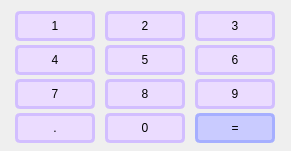
   <widget class="QWidget" name="layoutWidget">
    <property name="geometry">
     <rect>
      <x>140</x>
      <y>130</y>
      <width>291</width>
      <height>151</height>
     </rect>
    </property>
    <layout class="QGridLayout" name="gridLayout">
     <property name="sizeConstraint">
      <enum>QLayout::SetNoConstraint</enum>
     </property>
     <item row="3" column="0">
      <widget class="QPushButton" name="point">
       <property name="enabled">
        <bool>true</bool>
       </property>
       <property name="sizePolicy">
        <sizepolicy hsizetype="Minimum" vsizetype="Fixed">
         <horstretch>0</horstretch>
         <verstretch>0</verstretch>
        </sizepolicy>
       </property>
       <property name="minimumSize">
        <size>
         <width>80</width>
         <height>30</height>
        </size>
       </property>
       <property name="maximumSize">
        <size>
         <width>80</width>
         <height>30</height>
        </size>
       </property>
       <property name="styleSheet">
        <string notr="true">QPushButton {
    border-radius: 5px;
	background-color:rgb(235, 220, 255);
    color: rgb(0, 0, 0);
	font: 1000 18pt &quot;Calibri&quot;;
	border: 3px solid  rgb(210, 190, 255);
}

QPushButton:pressed {
    background-color: rgb(193, 138, 255);
	font-size: 25pt ;
}</string>
       </property>
       <property name="text">
        <string>.</string>
       </property>
      </widget>
     </item>
     <item row="0" column="2">
      <widget class="QPushButton" name="pushButton_3">
       <property name="sizePolicy">
        <sizepolicy hsizetype="Minimum" vsizetype="Minimum">
         <horstretch>0</horstretch>
         <verstretch>0</verstretch>
        </sizepolicy>
       </property>
       <property name="minimumSize">
        <size>
         <width>80</width>
         <height>30</height>
        </size>
       </property>
       <property name="maximumSize">
        <size>
         <width>80</width>
         <height>30</height>
        </size>
       </property>
       <property name="styleSheet">
        <string notr="true">QPushButton {
    border-radius: 5px;
	background-color:rgb(235, 220, 255);
    color: rgb(0, 0, 0);
	font: 600 17px &quot;Calibri&quot;;
	border: 3px solid  rgb(210, 190, 255);
}

QPushButton:pressed {
    background-color: rgb(193, 138, 255);
	font-size: 25px ;
}</string>
       </property>
       <property name="text">
        <string>3</string>
       </property>
      </widget>
     </item>
     <item row="0" column="1">
      <widget class="QPushButton" name="pushButton_2">
       <property name="sizePolicy">
        <sizepolicy hsizetype="Minimum" vsizetype="Minimum">
         <horstretch>0</horstretch>
         <verstretch>0</verstretch>
        </sizepolicy>
       </property>
       <property name="minimumSize">
        <size>
         <width>80</width>
         <height>30</height>
        </size>
       </property>
       <property name="maximumSize">
        <size>
         <width>80</width>
         <height>30</height>
        </size>
       </property>
       <property name="styleSheet">
        <string notr="true">QPushButton {
    border-radius: 5px;
	background-color:rgb(235, 220, 255);
    color: rgb(0, 0, 0);
	font: 600 17px &quot;Calibri&quot;;
	border: 3px solid  rgb(210, 190, 255);
}

QPushButton:pressed {
    background-color: rgb(193, 138, 255);
	font-size: 25px ;
}</string>
       </property>
       <property name="text">
        <string>2</string>
       </property>
      </widget>
     </item>
     <item row="1" column="1">
      <widget class="QPushButton" name="pushButton_5">
       <property name="sizePolicy">
        <sizepolicy hsizetype="Minimum" vsizetype="Minimum">
         <horstretch>0</horstretch>
         <verstretch>0</verstretch>
        </sizepolicy>
       </property>
       <property name="minimumSize">
        <size>
         <width>80</width>
         <height>30</height>
        </size>
       </property>
       <property name="maximumSize">
        <size>
         <width>80</width>
         <height>30</height>
        </size>
       </property>
       <property name="styleSheet">
        <string notr="true">QPushButton {
    border-radius: 5px;
	background-color:rgb(235, 220, 255);
    color: rgb(0, 0, 0);
	font: 600 17px &quot;Calibri&quot;;
	border: 3px solid  rgb(210, 190, 255);
}

QPushButton:pressed {
    background-color: rgb(193, 138, 255);
	font-size: 25px ;
}</string>
       </property>
       <property name="text">
        <string>5</string>
       </property>
      </widget>
     </item>
     <item row="0" column="0">
      <widget class="QPushButton" name="pushButton_1">
       <property name="sizePolicy">
        <sizepolicy hsizetype="Minimum" vsizetype="Minimum">
         <horstretch>0</horstretch>
         <verstretch>0</verstretch>
        </sizepolicy>
       </property>
       <property name="minimumSize">
        <size>
         <width>80</width>
         <height>30</height>
        </size>
       </property>
       <property name="maximumSize">
        <size>
         <width>80</width>
         <height>30</height>
        </size>
       </property>
       <property name="styleSheet">
        <string notr="true">QPushButton {
    border-radius: 5px;
	background-color:rgb(235, 220, 255);
    color: rgb(0, 0, 0);
	font: 600 17px &quot;Calibri&quot;;
	border: 3px solid  rgb(210, 190, 255);
}

QPushButton:pressed {
    background-color: rgb(193, 138, 255);
	font-size: 25px ;
}</string>
       </property>
       <property name="text">
        <string>1</string>
       </property>
      </widget>
     </item>
     <item row="2" column="2">
      <widget class="QPushButton" name="pushButton_9">
       <property name="sizePolicy">
        <sizepolicy hsizetype="Minimum" vsizetype="Minimum">
         <horstretch>0</horstretch>
         <verstretch>0</verstretch>
        </sizepolicy>
       </property>
       <property name="minimumSize">
        <size>
         <width>80</width>
         <height>30</height>
        </size>
       </property>
       <property name="maximumSize">
        <size>
         <width>80</width>
         <height>30</height>
        </size>
       </property>
       <property name="styleSheet">
        <string notr="true">QPushButton {
    border-radius: 5px;
	background-color:rgb(235, 220, 255);
    color: rgb(0, 0, 0);
	font: 600 17px &quot;Calibri&quot;;
	border: 3px solid  rgb(210, 190, 255);
}

QPushButton:pressed {
    background-color: rgb(193, 138, 255);
	font-size: 25px ;
}</string>
       </property>
       <property name="text">
        <string>9</string>
       </property>
      </widget>
     </item>
     <item row="1" column="0">
      <widget class="QPushButton" name="pushButton_4">
       <property name="sizePolicy">
        <sizepolicy hsizetype="Minimum" vsizetype="Minimum">
         <horstretch>0</horstretch>
         <verstretch>0</verstretch>
        </sizepolicy>
       </property>
       <property name="minimumSize">
        <size>
         <width>80</width>
         <height>30</height>
        </size>
       </property>
       <property name="maximumSize">
        <size>
         <width>80</width>
         <height>30</height>
        </size>
       </property>
       <property name="styleSheet">
        <string notr="true">QPushButton {
    border-radius: 5px;
	background-color:rgb(235, 220, 255);
    color: rgb(0, 0, 0);
	font: 600 17px &quot;Calibri&quot;;
	border: 3px solid  rgb(210, 190, 255);
}

QPushButton:pressed {
    background-color: rgb(193, 138, 255);
	font-size: 25px ;
}</string>
       </property>
       <property name="text">
        <string>4</string>
       </property>
      </widget>
     </item>
     <item row="3" column="2">
      <widget class="QPushButton" name="eqally">
       <property name="sizePolicy">
        <sizepolicy hsizetype="Minimum" vsizetype="Minimum">
         <horstretch>0</horstretch>
         <verstretch>0</verstretch>
        </sizepolicy>
       </property>
       <property name="minimumSize">
        <size>
         <width>80</width>
         <height>30</height>
        </size>
       </property>
       <property name="maximumSize">
        <size>
         <width>80</width>
         <height>30</height>
        </size>
       </property>
       <property name="styleSheet">
        <string notr="true">QPushButton {
    border-radius: 5px;
	background-color:rgb(201, 203, 255) ;
    color: rgb(0, 0, 0);
	font: 900 17px &quot;Calibri&quot;;
	border: 3px solid  rgb(166, 175, 255);
}

QPushButton:pressed {
    background-color: rgb(166, 175, 255);
	font-size: 25px ;
}</string>
       </property>
       <property name="text">
        <string>=</string>
       </property>
      </widget>
     </item>
     <item row="1" column="2">
      <widget class="QPushButton" name="pushButton_6">
       <property name="sizePolicy">
        <sizepolicy hsizetype="Minimum" vsizetype="Minimum">
         <horstretch>0</horstretch>
         <verstretch>0</verstretch>
        </sizepolicy>
       </property>
       <property name="minimumSize">
        <size>
         <width>80</width>
         <height>30</height>
        </size>
       </property>
       <property name="maximumSize">
        <size>
         <width>80</width>
         <height>30</height>
        </size>
       </property>
       <property name="styleSheet">
        <string notr="true">QPushButton {
    border-radius: 5px;
	background-color:rgb(235, 220, 255);
    color: rgb(0, 0, 0);
	font: 600 17px &quot;Calibri&quot;;
	border: 3px solid  rgb(210, 190, 255);
}

QPushButton:pressed {
    background-color: rgb(193, 138, 255);
	font-size: 25px ;
}</string>
       </property>
       <property name="text">
        <string>6</string>
       </property>
      </widget>
     </item>
     <item row="2" column="0">
      <widget class="QPushButton" name="pushButton_7">
       <property name="sizePolicy">
        <sizepolicy hsizetype="Minimum" vsizetype="Minimum">
         <horstretch>0</horstretch>
         <verstretch>0</verstretch>
        </sizepolicy>
       </property>
       <property name="minimumSize">
        <size>
         <width>80</width>
         <height>30</height>
        </size>
       </property>
       <property name="maximumSize">
        <size>
         <width>80</width>
         <height>30</height>
        </size>
       </property>
       <property name="styleSheet">
        <string notr="true">QPushButton {
    border-radius: 5px;
	background-color:rgb(235, 220, 255);
    color: rgb(0, 0, 0);
	font: 600 17px &quot;Calibri&quot;;
	border: 3px solid  rgb(210, 190, 255);
}

QPushButton:pressed {
    background-color: rgb(193, 138, 255);
	font-size: 25px ;
}</string>
       </property>
       <property name="text">
        <string>7</string>
       </property>
      </widget>
     </item>
     <item row="2" column="1">
      <widget class="QPushButton" name="pushButton_8">
       <property name="sizePolicy">
        <sizepolicy hsizetype="Minimum" vsizetype="Minimum">
         <horstretch>0</horstretch>
         <verstretch>0</verstretch>
        </sizepolicy>
       </property>
       <property name="minimumSize">
        <size>
         <width>80</width>
         <height>30</height>
        </size>
       </property>
       <property name="maximumSize">
        <size>
         <width>80</width>
         <height>30</height>
        </size>
       </property>
       <property name="styleSheet">
        <string notr="true">QPushButton {
    border-radius: 5px;
	background-color:rgb(235, 220, 255);
    color: rgb(0, 0, 0);
	font: 600 17px &quot;Calibri&quot;;
	border: 3px solid  rgb(210, 190, 255);
}

QPushButton:pressed {
    background-color: rgb(193, 138, 255);
	font-size: 25px ;
}</string>
       </property>
       <property name="text">
        <string>8</string>
       </property>
      </widget>
     </item>
     <item row="3" column="1">
      <widget class="QPushButton" name="pushButton_10">
       <property name="sizePolicy">
        <sizepolicy hsizetype="Minimum" vsizetype="Minimum">
         <horstretch>0</horstretch>
         <verstretch>0</verstretch>
        </sizepolicy>
       </property>
       <property name="minimumSize">
        <size>
         <width>80</width>
         <height>30</height>
        </size>
       </property>
       <property name="maximumSize">
        <size>
         <width>80</width>
         <height>30</height>
        </size>
       </property>
       <property name="styleSheet">
        <string notr="true">QPushButton {
    border-radius: 5px;
	background-color:rgb(235, 220, 255);
    color: rgb(0, 0, 0);
	font: 600 17px &quot;Calibri&quot;;
	border: 3px solid  rgb(210, 190, 255);
}

QPushButton:pressed {
    background-color: rgb(193, 138, 255);
	font-size: 25px ;
}</string>
       </property>
       <property name="text">
        <string>0</string>
       </property>
      </widget>
     </item>
    </layout>
   </widget>
